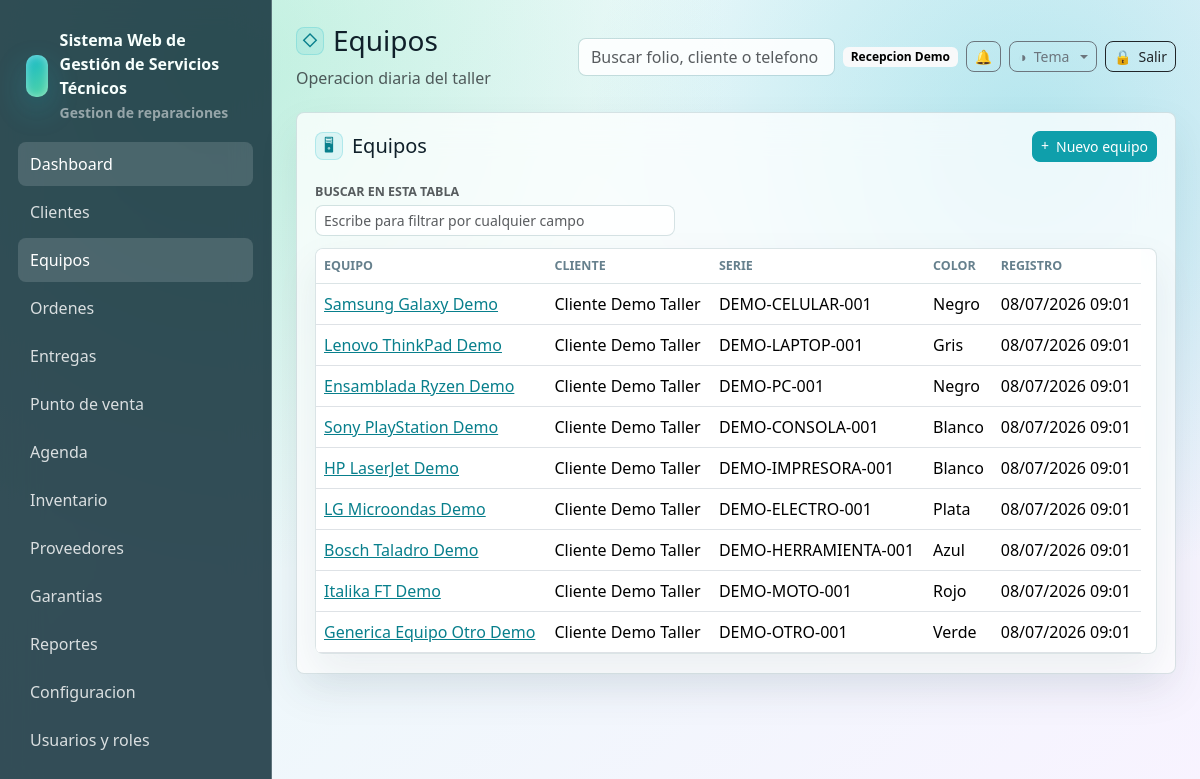
The page /equipos (signed in) on the database its author committed.
### tables this page shows
CREATE TABLE users (
    id INT UNSIGNED AUTO_INCREMENT PRIMARY KEY,
    name VARCHAR(160) NOT NULL,
    email VARCHAR(190) NOT NULL UNIQUE,
    password VARCHAR(255) NOT NULL,
    phone VARCHAR(40) NULL,
    status ENUM('activo','inactivo','bloqueado') NOT NULL DEFAULT 'activo',
    last_login_at DATETIME NULL,
    created_at DATETIME NOT NULL DEFAULT CURRENT_TIMESTAMP,
    updated_at DATETIME NULL ON UPDATE CURRENT_TIMESTAMP,
    deleted_at DATETIME NULL
);

CREATE TABLE equipos (
    id INT UNSIGNED AUTO_INCREMENT PRIMARY KEY,
    cliente_id INT UNSIGNED NOT NULL,
    tipo ENUM('celular','laptop','pc','consola','impresora','electrodomestico','herramienta','moto','otro') NOT NULL DEFAULT 'otro',
    marca VARCHAR(120) NULL,
    modelo VARCHAR(120) NULL,
    numero_serie VARCHAR(120) NULL,
    imei VARCHAR(80) NULL,
    color VARCHAR(80) NULL,
    password_equipo VARCHAR(120) NULL,
    accesorios_recibidos TEXT NULL,
    estado_fisico TEXT NULL,
    observaciones TEXT NULL,
    created_at DATETIME NOT NULL DEFAULT CURRENT_TIMESTAMP,
    updated_at DATETIME NULL ON UPDATE CURRENT_TIMESTAMP,
    deleted_at DATETIME NULL,
    CONSTRAINT fk_equipos_cliente FOREIGN KEY (cliente_id) REFERENCES clientes(id),
    INDEX idx_equipos_cliente (cliente_id),
    INDEX idx_equipos_serie (numero_serie),
    INDEX idx_equipos_imei (imei)
);

CREATE TABLE clientes (
    id INT UNSIGNED AUTO_INCREMENT PRIMARY KEY,
    nombre_completo VARCHAR(190) NOT NULL,
    telefono VARCHAR(40) NOT NULL,
    whatsapp VARCHAR(40) NULL,
    email VARCHAR(190) NULL,
    domicilio VARCHAR(255) NULL,
    ciudad VARCHAR(120) NULL,
    estado VARCHAR(120) NULL,
    codigo_postal VARCHAR(20) NULL,
    rfc VARCHAR(20) NULL,
    notas_internas TEXT NULL,
    estatus ENUM('activo','inactivo') NOT NULL DEFAULT 'activo',
    created_at DATETIME NOT NULL DEFAULT CURRENT_TIMESTAMP,
    updated_at DATETIME NULL ON UPDATE CURRENT_TIMESTAMP,
    deleted_at DATETIME NULL,
    INDEX idx_clientes_nombre (nombre_completo),
    INDEX idx_clientes_telefono (telefono),
    INDEX idx_clientes_email (email)
);

### resources/views/equipos/index.php (the view)
<div class="glass-card">
    <div class="d-flex justify-content-between align-items-center mb-3">
        <h2 class="h5 mb-0" data-icon="&#128421;">Equipos</h2>
        <a class="btn btn-primary btn-sm" data-icon="&#43;" href="<?= e(url('/equipos/create')) ?>">Nuevo equipo</a>
    </div>
    <div class="table-wrap">
        <table class="table align-middle">
            <thead><tr><th>Equipo</th><th>Cliente</th><th>Serie</th><th>Color</th><th>Registro</th></tr></thead>
            <tbody>
            <?php foreach ($equipos as $equipo): ?>
                <tr>
                    <td><a href="<?= e(url('/equipos/' . $equipo['id'])) ?>"><?= e(trim($equipo['marca'] . ' ' . $equipo['modelo']) ?: $equipo['tipo']) ?></a></td>
                    <td><?= e($equipo['cliente_nombre']) ?></td>
                    <td><?= e($equipo['numero_serie'] ?: $equipo['imei']) ?></td>
                    <td><?= e($equipo['color']) ?></td>
                    <td><?= e(fechaHumana($equipo['created_at'])) ?></td>
                </tr>
            <?php endforeach; ?>
            </tbody>
        </table>
    </div>
</div>

### app/Core/Router.php (shortened to what the rows shown need)
<?php
final class Router
{
    private array $routes = [];
    private function add(string $method, string $path, callable|array $handler): void
    {
        $pattern = preg_replace('#\{([a-zA-Z_][a-zA-Z0-9_]*)\}#', '(?P<$1>[^/]+)', $path);
        $this->routes[] = [
            'method' => $method,
            'path' => $path,
            'pattern' => '#^' . $pattern . '$#',
            'handler' => $handler,
        ];
    }
    public function dispatch(Request $request): void
    {
        foreach ($this->routes as $route) {
            if ($route['method'] !== $request->method()) {
                continue;
            }
            if (preg_match($route['pattern'], $request->path(), $matches)) {
                $params = array_filter($matches, 'is_string', ARRAY_FILTER_USE_KEY);
                $handler = $route['handler'];
                if (is_array($handler)) {
                    [$class, $method] = $handler;
                    $controller = new $class();
                    $controller->{$method}($request, ...array_values($params));
                    return;
                }
                return;
            }
        }
    }
}

### resources/views/layouts/app.php (shortened to what the rows shown need)
<?php
$user = Auth::user();
$appConfig = require BASE_PATH . '/config/app.php';
$systemName = (string) ($appConfig['name'] ?? 'Servicio Tecnico');
$businessLogo = '';
try {
    $cfg = new ConfiguracionService();
    $systemName = trim((string) $cfg->get('sistema.nombre', $systemName)) ?: $systemName;
    $businessLogo = config_asset_src((string) $cfg->get('negocio.logo_url', ''));
} catch (Throwable) {
    $businessLogo = '';
}
?>
<!doctype html>
<html lang="es">
<head>
    <link href="https://cdn.jsdelivr.net/npm/bootstrap@5.3.3/dist/css/bootstrap.min.css" rel="stylesheet">
    <link href="<?= e(asset('css/app.css') . '?v=20260708-pos-refacciones') ?>" rel="stylesheet">
    <link href="<?= e(asset('css/themes/crystal.css')) ?>" rel="stylesheet">
    <link href="<?= e(asset('css/themes/dark.css') . '?v=20260614-selects') ?>" rel="stylesheet">
    <link href="<?= e(asset('css/themes/live.css')) ?>" rel="stylesheet">
    <link href="<?= e(asset('css/themes/blueprint.css') . '?v=20260707-btns') ?>" rel="stylesheet">
</head>
<body>
<div class="app-shell">
    <aside class="sidebar" id="app-sidebar">
        <div class="brand">
            <?php if ($businessLogo !== ''): ?>
                <img class="brand-logo" src="<?= e($businessLogo) ?>" alt="<?= e($systemName) ?>">
            <?php else: ?>
                <div class="brand-mark"></div>
            <?php endif; ?>
            <div>
                <div><?= e($systemName) ?></div>
                <small class="text-white-50">Gestion de reparaciones</small>
            </div>
        </div>
        <nav class="nav flex-column">
            <a class="nav-link <?= e(is_active('/')) ?>" href="<?= e(url('/')) ?>">Dashboard</a>
            <a class="nav-link <?= e(is_active('/clientes')) ?>" href="<?= e(url('/clientes')) ?>">Clientes</a>
            <a class="nav-link <?= e(is_active('/equipos')) ?>" href="<?= e(url('/equipos')) ?>">Equipos</a>
            <a class="nav-link <?= e(is_active('/ordenes')) ?>" href="<?= e(url('/ordenes')) ?>">Ordenes</a>
            <a class="nav-link <?= e(is_active('/entregas')) ?>" href="<?= e(url('/entregas')) ?>">Entregas</a>
            <a class="nav-link <?= e(is_active('/punto-venta')) ?>" href="<?= e(url('/punto-venta')) ?>">Punto de venta</a>
            <a class="nav-link <?= e(is_active('/agenda')) ?>" href="<?= e(url('/agenda')) ?>">Agenda</a>
            <a class="nav-link <?= e(is_active('/inventario')) ?>" href="<?= e(url('/inventario')) ?>">Inventario</a>
            <a class="nav-link <?= e(is_active('/proveedores')) ?>" href="<?= e(url('/proveedores')) ?>">Proveedores</a>
            <a class="nav-link <?= e(is_active('/garantias')) ?>" href="<?= e(url('/garantias')) ?>">Garantias</a>
            <a class="nav-link <?= e(is_active('/reportes')) ?>" href="<?= e(url('/reportes')) ?>">Reportes</a>
            <a class="nav-link <?= e(is_active('/configuracion')) ?>" href="<?= e(url('/configuracion')) ?>">Configuracion</a>
            <a class="nav-link <?= e(is_active('/usuarios')) ?>" href="<?= e(url('/usuarios')) ?>">Usuarios y roles</a>
        </nav>
    </aside>
    <main class="main">
        <header class="topbar">
            <div class="topbar-title">
                <h1 class="h3 mb-1" data-icon="&#9671;"><?= e($title ?? '') ?></h1>
                <div class="text-muted">Operacion diaria del taller</div>
            </div>
            <div class="d-flex align-items-center gap-2 topbar-actions">
                <form class="d-none d-md-block" action="<?= e(url('/ordenes')) ?>">
                    <input class="form-control" name="q" placeholder="Buscar folio, cliente o telefono">
                </form>
                <span class="badge text-bg-light topbar-user"><?= e($user['name'] ?? 'Usuario') ?></span>
                <div class="dropdown">
                    <button class="btn btn-outline-secondary btn-sm notif-bell" type="button" data-bs-toggle="dropdown" aria-expanded="false" aria-label="Notificaciones">
                        &#128276;
                    </button>
                </div>
                <div class="dropdown theme-switcher">
                    <button class="btn btn-outline-secondary btn-sm dropdown-toggle" type="button" data-bs-toggle="dropdown" aria-expanded="false" aria-label="Tema" data-icon="&#9681;"><span class="btn-label">Tema</span></button>
                </div>
                <form method="post" action="<?= e(url('/logout')) ?>">
                    <button class="btn btn-outline-dark btn-sm" aria-label="Salir" data-icon="&#128274;"><span class="btn-label">Salir</span></button>
                </form>
            </div>
        </header>
        <?= $content ?>
    </main>
</div>
</body>
</html>

### rows shown on the page
users: name "Recepcion Demo"
equipos: marca+modelo "Samsung Galaxy Demo", cliente.nombre_completo "Cliente Demo Taller", numero_serie "DEMO-CELULAR-001", color "Negro", created_at "08/07/2026 09:01"
equipos: marca+modelo "Lenovo ThinkPad Demo", cliente.nombre_completo "Cliente Demo Taller", numero_serie "DEMO-LAPTOP-001", color "Gris", created_at "08/07/2026 09:01"
equipos: marca+modelo "Ensamblada Ryzen Demo", cliente.nombre_completo "Cliente Demo Taller", numero_serie "DEMO-PC-001", color "Negro", created_at "08/07/2026 09:01"
equipos: marca+modelo "Sony PlayStation Demo", cliente.nombre_completo "Cliente Demo Taller", numero_serie "DEMO-CONSOLA-001", color "Blanco", created_at "08/07/2026 09:01"
equipos: marca+modelo "HP LaserJet Demo", cliente.nombre_completo "Cliente Demo Taller", numero_serie "DEMO-IMPRESORA-001", color "Blanco", created_at "08/07/2026 09:01"
equipos: marca+modelo "LG Microondas Demo", cliente.nombre_completo "Cliente Demo Taller", numero_serie "DEMO-ELECTRO-001", color "Plata", created_at "08/07/2026 09:01"
equipos: marca+modelo "Bosch Taladro Demo", cliente.nombre_completo "Cliente Demo Taller", numero_serie "DEMO-HERRAMIENTA-001", color "Azul", created_at "08/07/2026 09:01"
equipos: marca+modelo "Italika FT Demo", cliente.nombre_completo "Cliente Demo Taller", numero_serie "DEMO-MOTO-001", color "Rojo", created_at "08/07/2026 09:01"
equipos: marca+modelo "Generica Equipo Otro Demo", cliente.nombre_completo "Cliente Demo Taller", numero_serie "DEMO-OTRO-001", color "Verde", created_at "08/07/2026 09:01"

### other values the page prints
$systemName "Sistema Web de Gestión de Servicios Técnicos"
